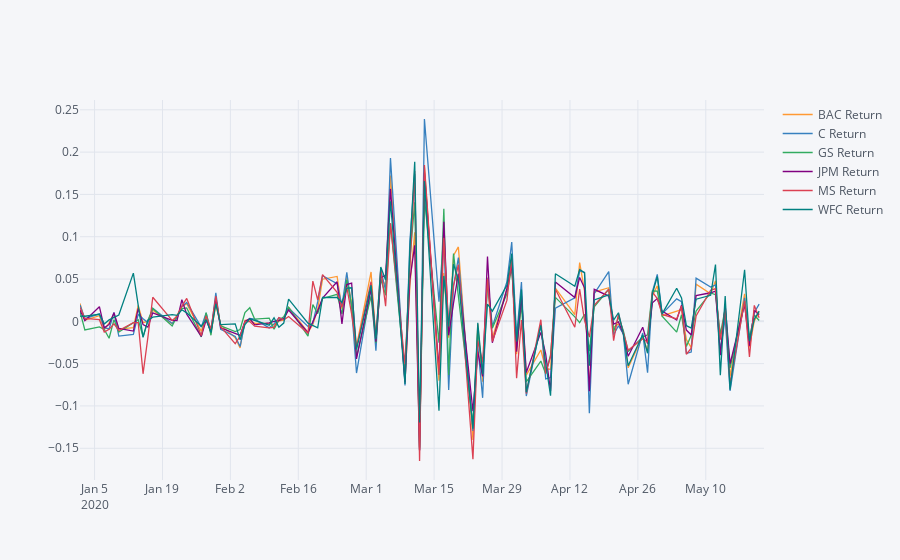

This figure's notebook cell:
### Markdown cell above
** Create a pairplot using seaborn of the returns dataframe. What stock stands out to you? Can you figure out why?**

### Code cell
returns.loc['2020-05-22':'2020-01-01'].iplot()
